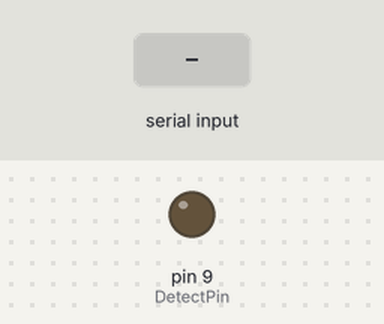
This sketch was run on a simulated Arduino Uno, built with avr-gcc and run on an emulated ATmega328P. Shown: output pins drawn as LEDs (lit = HIGH). The inputs (shaded band) are chosen by the test bench.

Above: at 1.2 s.
1.3 s: "1" received over Serial
At 1.9 s:
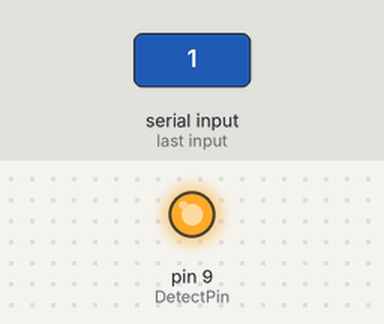
2.8 s: "0" received over Serial
At 4.2 s:
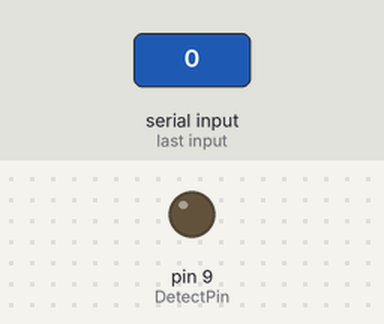
Timing chart, 0 to 5.8 s (numbered marks = the images above; inputs shaded):
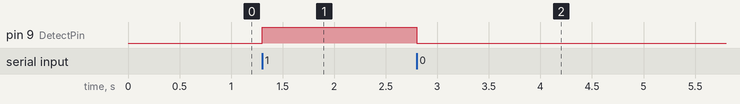

Measured:
- after the input at 1.3 s, pin 9 (DetectPin): LOW → HIGH at once
- after the input at 2.8 s, pin 9 (DetectPin): HIGH → LOW at once

The sketch:

Detection_Signal.ino
```cpp
//#include <TimerOne.h>

char serialData;
int DetectPin = 9;
unsigned long currentMillis = 0;
unsigned long previousMillis = 0;

void setup() {
  pinMode(DetectPin, OUTPUT);

  Serial.begin(9600);
  // put your setup code here, to run once:

}

void loop() {
  serialData = Serial.read();
  if (serialData == '1') {
    digitalWrite(DetectPin, HIGH);
  }
  if (serialData == '0') {
    digitalWrite(DetectPin, LOW);
  }
  }
```
